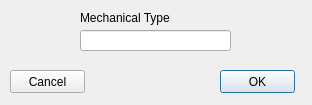
<?xml version="1.0" encoding="UTF-8"?>
<ui version="4.0">
 <class>mechanical_dlg</class>
 <widget class="QDialog" name="mechanical_dlg">
  <property name="geometry">
   <rect>
    <x>0</x>
    <y>0</y>
    <width>312</width>
    <height>105</height>
   </rect>
  </property>
  <property name="windowTitle">
   <string>Mechanical Properties</string>
  </property>
  <widget class="QLineEdit" name="box_mechanical_type">
   <property name="geometry">
    <rect>
     <x>80</x>
     <y>30</y>
     <width>151</width>
     <height>21</height>
    </rect>
   </property>
  </widget>
  <widget class="QLabel" name="lbl_type">
   <property name="geometry">
    <rect>
     <x>80</x>
     <y>10</y>
     <width>131</width>
     <height>16</height>
    </rect>
   </property>
   <property name="text">
    <string>Mechanical Type</string>
   </property>
  </widget>
  <widget class="QPushButton" name="btn_OK">
   <property name="geometry">
    <rect>
     <x>220</x>
     <y>70</y>
     <width>75</width>
     <height>23</height>
    </rect>
   </property>
   <property name="text">
    <string>OK</string>
   </property>
  </widget>
  <widget class="QPushButton" name="btn_cancel">
   <property name="geometry">
    <rect>
     <x>10</x>
     <y>70</y>
     <width>75</width>
     <height>23</height>
    </rect>
   </property>
   <property name="text">
    <string>Cancel</string>
   </property>
  </widget>
 </widget>
 <resources/>
 <connections/>
</ui>
